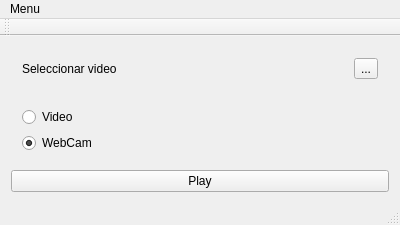
<?xml version="1.0" encoding="UTF-8"?>
<ui version="4.0">
 <class>MainWindow</class>
 <widget class="QMainWindow" name="MainWindow">
  <property name="geometry">
   <rect>
    <x>0</x>
    <y>0</y>
    <width>400</width>
    <height>213</height>
   </rect>
  </property>
  <property name="windowTitle">
   <string>MainWindow</string>
  </property>
  <widget class="QWidget" name="centralWidget">
   <layout class="QVBoxLayout" name="verticalLayout">
    <item>
     <widget class="QWidget" name="widget" native="true">
      <layout class="QGridLayout" name="gridLayout">
       <item row="0" column="0">
        <widget class="QLabel" name="labelVideo">
         <property name="text">
          <string>Seleccionar video</string>
         </property>
        </widget>
       </item>
       <item row="0" column="1">
        <widget class="QToolButton" name="toolButton">
         <property name="text">
          <string>...</string>
         </property>
        </widget>
       </item>
      </layout>
     </widget>
    </item>
    <item>
     <widget class="QWidget" name="widget_2" native="true">
      <layout class="QVBoxLayout" name="verticalLayout_2">
       <item>
        <widget class="QRadioButton" name="radioVideo">
         <property name="text">
          <string>Video</string>
         </property>
        </widget>
       </item>
       <item>
        <widget class="QRadioButton" name="radioWebcam">
         <property name="text">
          <string>WebCam</string>
         </property>
         <property name="checked">
          <bool>true</bool>
         </property>
        </widget>
       </item>
      </layout>
     </widget>
    </item>
    <item>
     <widget class="QPushButton" name="play">
      <property name="text">
       <string>Play</string>
      </property>
      <property name="checkable">
       <bool>true</bool>
      </property>
     </widget>
    </item>
   </layout>
  </widget>
  <widget class="QMenuBar" name="menuBar">
   <property name="geometry">
    <rect>
     <x>0</x>
     <y>0</y>
     <width>400</width>
     <height>19</height>
    </rect>
   </property>
   <widget class="QMenu" name="menuMenu">
    <property name="title">
     <string>Menu</string>
    </property>
    <addaction name="actionAbrir_Video"/>
   </widget>
   <addaction name="menuMenu"/>
  </widget>
  <widget class="QToolBar" name="mainToolBar">
   <attribute name="toolBarArea">
    <enum>TopToolBarArea</enum>
   </attribute>
   <attribute name="toolBarBreak">
    <bool>false</bool>
   </attribute>
  </widget>
  <widget class="QStatusBar" name="statusBar"/>
  <action name="actionAbrir_Video">
   <property name="text">
    <string>Abrir Video</string>
   </property>
  </action>
 </widget>
 <layoutdefault spacing="6" margin="11"/>
 <resources/>
 <connections/>
</ui>
